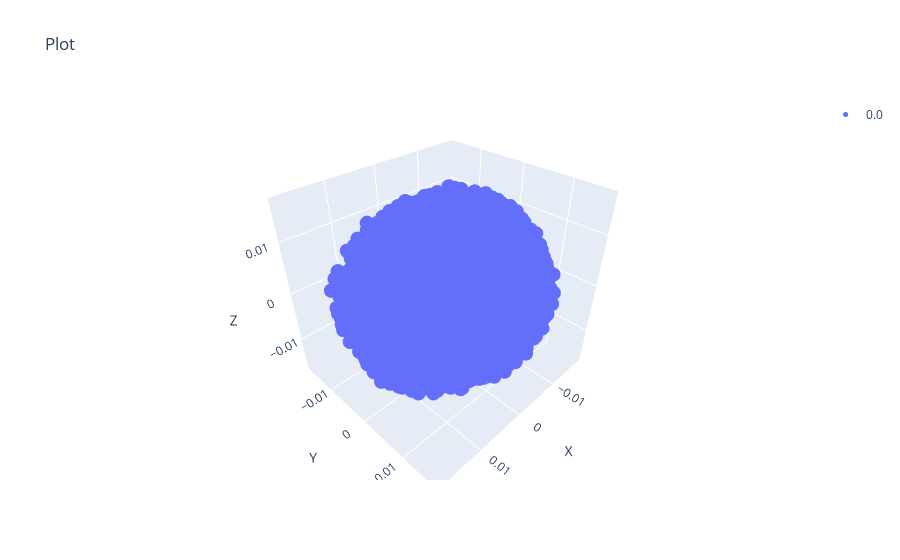

Notebook code cell kept with this figure:
### Code cell
scatter(data_dict0['phate'], s=5)

### Figure 1 — Plotly figure (JSON) as saved in the notebook; plotly's stock layout.template omitted (floating-point values rounded to 4 significant figures; data arrays with more than 128 entries replaced by an {"elided": "..."} marker saying what was removed)
{"data": [{"marker": {"color": 0, "colorscale": [[0, "#440154"], [0.1111, "#482878"], [0.2222, "#3e4989"], [0.3333, "#31688e"], [0.4444, "#26828e"], [0.5556, "#1f9e89"], [0.6667, "#35b779"], [0.7778, "#6ece58"], [0.8889, "#b5de2b"], [1, "#fde725"]], "opacity": 1, "size": 5}, "mode": "markers", "name": "0.0", "type": "scatter3d", "x": {"elided": "2000 float values"}, "y": {"elided": "2000 float values"}, "z": {"elided": "2000 float values"}}], "layout": {"scene": {"xaxis": {"title": {"text": "X"}}, "yaxis": {"title": {"text": "Y"}}, "zaxis": {"title": {"text": "Z"}}}, "showlegend": true, "title": {"text": "Plot"}}}
